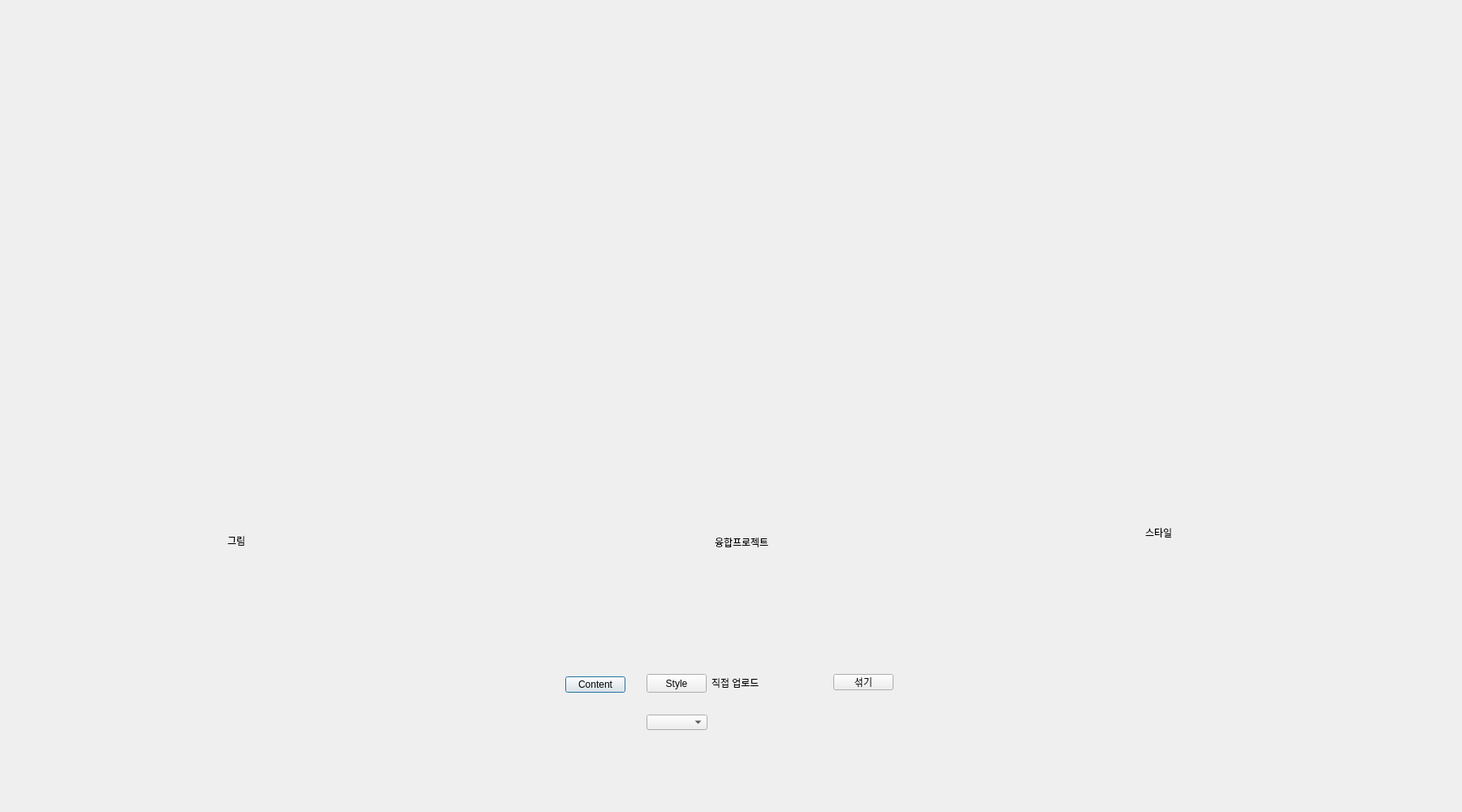
<?xml version="1.0" encoding="UTF-8"?>
<ui version="4.0">
 <class>Dialog</class>
 <widget class="QDialog" name="Dialog">
  <property name="geometry">
   <rect>
    <x>0</x>
    <y>0</y>
    <width>1800</width>
    <height>1000</height>
   </rect>
  </property>
  <property name="windowTitle">
   <string>Dialog</string>
  </property>
  <widget class="QPushButton" name="content_btn">
   <property name="geometry">
    <rect>
     <x>696</x>
     <y>833</y>
     <width>74</width>
     <height>20</height>
    </rect>
   </property>
   <property name="text">
    <string>Content</string>
   </property>
  </widget>
  <widget class="QPushButton" name="style_btn">
   <property name="geometry">
    <rect>
     <x>796</x>
     <y>830</y>
     <width>74</width>
     <height>23</height>
    </rect>
   </property>
   <property name="text">
    <string>Style</string>
   </property>
  </widget>
  <widget class="QLabel" name="imageLabel1">
   <property name="geometry">
    <rect>
     <x>10</x>
     <y>90</y>
     <width>512</width>
     <height>512</height>
    </rect>
   </property>
   <property name="text">
    <string/>
   </property>
  </widget>
  <widget class="QLabel" name="imageLabel2">
   <property name="geometry">
    <rect>
     <x>1280</x>
     <y>90</y>
     <width>512</width>
     <height>512</height>
    </rect>
   </property>
   <property name="text">
    <string/>
   </property>
  </widget>
  <widget class="QLabel" name="imageLabel3">
   <property name="geometry">
    <rect>
     <x>640</x>
     <y>90</y>
     <width>512</width>
     <height>512</height>
    </rect>
   </property>
   <property name="text">
    <string/>
   </property>
  </widget>
  <widget class="QPushButton" name="mix_btn">
   <property name="geometry">
    <rect>
     <x>1026</x>
     <y>830</y>
     <width>74</width>
     <height>20</height>
    </rect>
   </property>
   <property name="text">
    <string>섞기</string>
   </property>
  </widget>
  <widget class="QComboBox" name="comboBox">
   <property name="geometry">
    <rect>
     <x>796</x>
     <y>880</y>
     <width>75</width>
     <height>19</height>
    </rect>
   </property>
  </widget>
  <widget class="QLabel" name="label">
   <property name="geometry">
    <rect>
     <x>876</x>
     <y>830</y>
     <width>70</width>
     <height>21</height>
    </rect>
   </property>
   <property name="text">
    <string>직접 업로드</string>
   </property>
  </widget>
  <widget class="QLabel" name="label_2">
   <property name="geometry">
    <rect>
     <x>280</x>
     <y>660</y>
     <width>56</width>
     <height>12</height>
    </rect>
   </property>
   <property name="text">
    <string>그림</string>
   </property>
  </widget>
  <widget class="QLabel" name="label_3">
   <property name="geometry">
    <rect>
     <x>1410</x>
     <y>650</y>
     <width>56</width>
     <height>12</height>
    </rect>
   </property>
   <property name="text">
    <string>스타일</string>
   </property>
  </widget>
  <widget class="QLabel" name="label_4">
   <property name="geometry">
    <rect>
     <x>880</x>
     <y>660</y>
     <width>81</width>
     <height>16</height>
    </rect>
   </property>
   <property name="text">
    <string>융합프로젝트</string>
   </property>
  </widget>
 </widget>
 <resources/>
 <connections/>
</ui>
